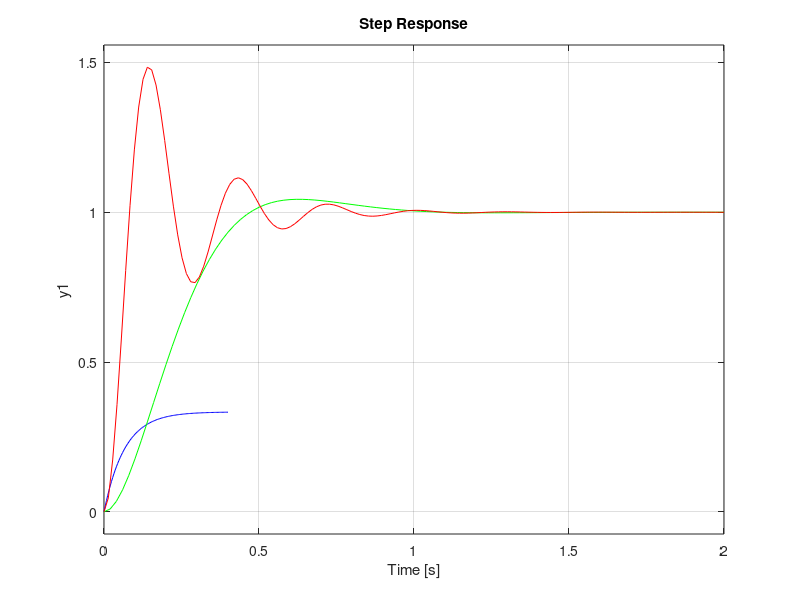

This figure's MATLAB source:
%CONTROLADOR PROPORCIONAL
%TIPO 1
s=tf('s');
H=5/(s*(s+10));
bode(H)
step(feedback(H,1),'k')
hold on
step(feedback(10*H,1),'r')
%TIPO 0
G=5/(s+10);
bode(G)
step(feedback(G,1),'b')
hold on
step(feedback(10*G,1),'g')

%CONTROLADOR INTEGRAL
Ki=10;
Kii=100;
G=5/(s+10);
bode(G)
step(feedback(G,1),'b')
hold on
step(feedback(Ki*G*(1/s),1),'g')
hold on
step(feedback(Kii*G*(1/s),1),'r')